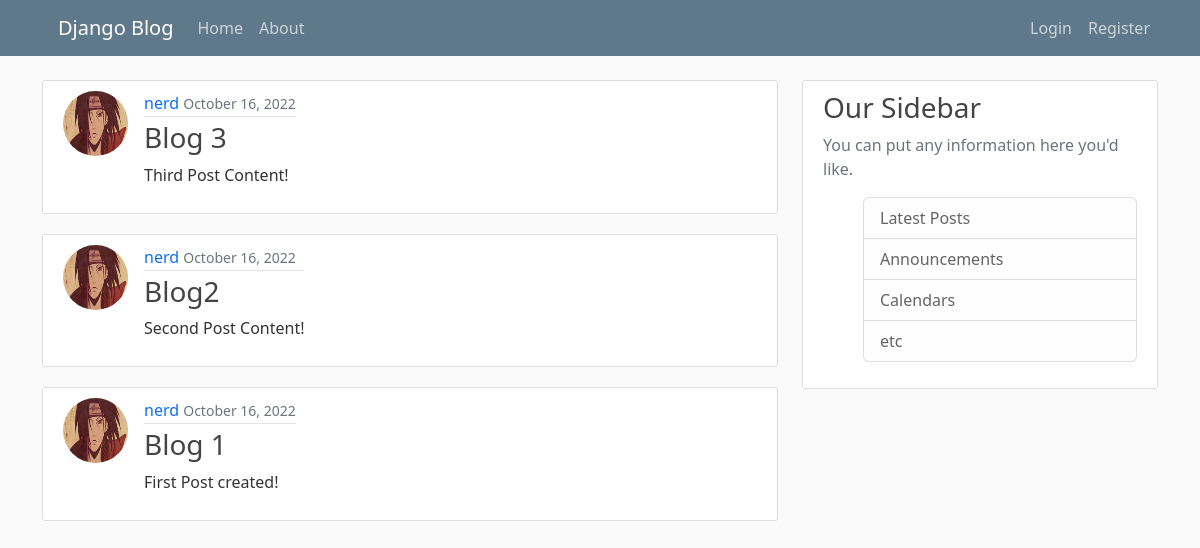
/, run on an earlier commit of the app's database.
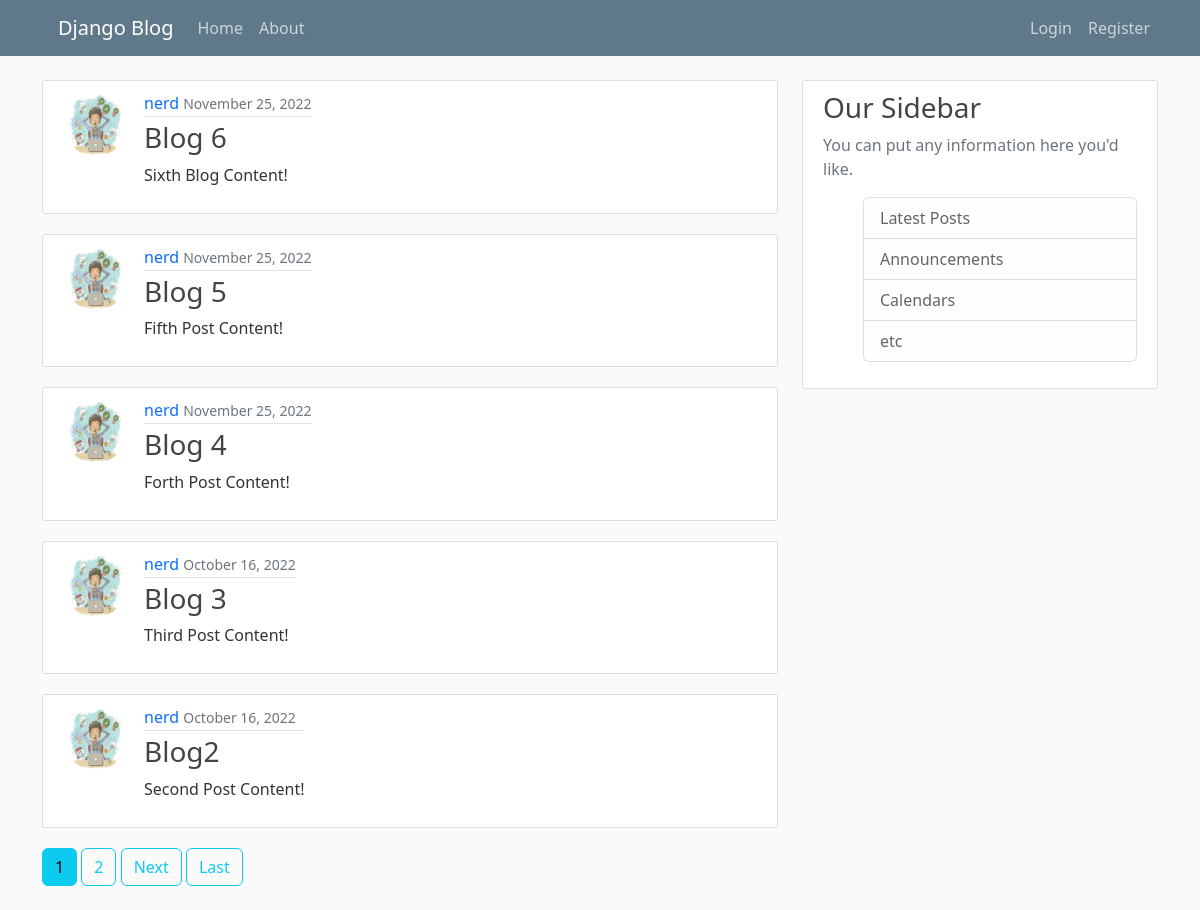
And on a later commit of the database.
### blog/models.py (models this page shows, shortened)
class Post(models.Model):
    title = models.CharField(max_length=100)
    content = models.TextField()
    date_posted = models.DateTimeField(default=timezone.now)
    author = models.ForeignKey(User, on_delete=models.CASCADE)

### users/models.py (models this page shows, shortened)
class Profile(models.Model):
    user = models.OneToOneField(User, on_delete=models.CASCADE) # cascade if user is deleted also delete profile
    image = models.ImageField(default='default.jpg', upload_to='profile_pics')

### blog/views.py (the view)
# urls.py: path('', PostListView.as_view(), name='blog-home'),
class PostListView(ListView):
    model = Post
    template_name = 'blog/home.html' #<app>/<model>_<viewtype>.html
    context_object_name = 'posts'
    ordering = ['-date_posted'] #for ordering posts in the List page
    paginate_by = 5

### blog/templates/blog/home.html (shortened to what this page needs)
{% extends "blog/base.html" %}
{% block content %}
    {% for post in posts %}
    <article class="media content-section d-flex">
      <img class="rounded-circle article-img" src="{{ post.author.profile.image.url }}">
        <div class="media-body">
          <div class="article-metadata">
            <a class="mr-2" href="{% url 'user-posts' post.author.username %}">{{ post.author }}</a>
            <small class="text-muted">{{ post.date_posted | date:"F d, Y" }}</small>
          </div>
          <h3><a class="article-title" href="{% url 'post-detail' post.id %}">{{ post.title }}</a></h3>
          <p class="article-content">{{ post.content }}</p>
        </div>
      </article>
    {% endfor %}
    {% if is_paginated %}
      {% for num in page_obj.paginator.page_range %}
        {% if page_obj.number == num %}
          <a class="btn btn-info mb-4" href="?page={{ num }}">{{ num }}</a>
        {% elif num > page_obj.number|add:'-3'  and num < page_obj.number|add:'3' %}
          <a class="btn btn-outline-info mb-4" href="?page={{ num }}">{{ num }}</a>
        {% endif %}
      {% endfor %}
      {% if page_obj.has_next %}
        <a class="btn btn-outline-info mb-4" href="?page={{ page_obj.next_page_number }}">Next</a>
        <a class="btn btn-outline-info mb-4" href="?page={{ page_obj.paginator.num_pages }}">Last</a>
      {% endif %}
    {% endif %}
{% endblock content %}

### blog/templates/blog/base.html (shortened to what this page needs)
{% load static %}
<!DOCTYPE html>
<html lang="en">
<head>
    <link rel="stylesheet" href="https://cdn.jsdelivr.net/npm/bootstrap@5.2.2/dist/css/bootstrap.rtl.min.css">
    <link rel="stylesheet" href="{% static 'blog/main.css' %}">
</head>
<body>
    <header class="site-header">
        <nav class="navbar navbar-expand-md navbar-dark bg-steel fixed-top">
          <div class="container">
            <a class="navbar-brand mr-4" href="{% url 'blog-home' %}">Django Blog</a>
            <div class="collapse navbar-collapse" id="navbarToggle">
              <div class="navbar-nav me-3">
                <a class="nav-item nav-link" href="{% url 'blog-home' %}">Home</a>
                <a class="nav-item nav-link" href="{% url 'blog-about' %}">About</a>
              </div>
              <div class="navbar-nav me-auto">
                {% if user.is_authenticated %}
                <a class="nav-item nav-link" href="{% url 'post-create' %}">New Post</a>
                <a class="nav-item nav-link" href="{% url 'logout' %}">Logout</a>
                <a class="nav-item nav-link" href="{% url 'profile' %}">Profile</a>
                {% else  %}
                <a class="nav-item nav-link" href="{% url 'login' %}">Login</a>
                <a class="nav-item nav-link" href="{% url 'register' %}">Register</a>
                {% endif %}
              </div>
            </div>
          </div>
        </nav>
      </header>
      <main role="main" class="container">
        <div class="row">
          <div class="col-md-8">
            {% block content %}{% endblock %}
          </div>
          <div class="col-md-4">
            <div class="content-section">
              <h3>Our Sidebar</h3>
              <p class='text-muted'>You can put any information here you'd like.
                <ul class="list-group">
                  <li class="list-group-item list-group-item-light">Latest Posts</li>
                  <li class="list-group-item list-group-item-light">Announcements</li>
                  <li class="list-group-item list-group-item-light">Calendars</li>
                  <li class="list-group-item list-group-item-light">etc</li>
                </ul>
              </p>
            </div>
          </div>
        </div>
      </main>
</body>
</html>

### blog/static/blog/main.css (style rules this page uses)
body { background: #fafafa; color: #333333; margin-top: 5rem; }
h1, h2, h3, h4, h5, h6 { color: #444444; }
ul { margin: 0; }
.bg-steel { background-color: #5f788a; }
.site-header .navbar-nav .nav-link { color: #cbd5db; }
.content-section { background: #ffffff; padding: 10px 20px; border: 1px solid #dddddd; border-radius: 3px; margin-bottom: 20px; }
.article-title { color: #444444; }
.article-content { white-space: pre-line; }
.article-img { height: 65px; width: 65px; margin-right: 16px; }
.article-metadata { padding-bottom: 1px; margin-bottom: 4px; border-bottom: 1px solid #e3e3e3 }

### blog/templates/blog/base.html (style rules this page uses)
a { text-decoration: none; }

What changed in the data, as far as the page shows it:
no longer on this page (row unchanged): Post: author.profile.image (picture), author "nerd", date_posted "October 16, 2022", title "Blog 1", content "First Post created!"
added Post: author.profile.image (picture), author "nerd", date_posted "November 25, 2022", title "Blog 6", content "Sixth Blog Content!"
added Post: author.profile.image (picture), author "nerd", date_posted "November 25, 2022", title "Blog 5", content "Fifth Post Content!"
added Post: author.profile.image (picture), author "nerd", date_posted "November 25, 2022", title "Blog 4", content "Forth Post Content!"
changed through a linked row, Post "Blog 3": author.profile.image: a different picture
changed through a linked row, Post "Blog2": author.profile.image: a different picture
Also different on the page:
new list line: "1"
new list line: "2"
text now shown: "Next Last"
